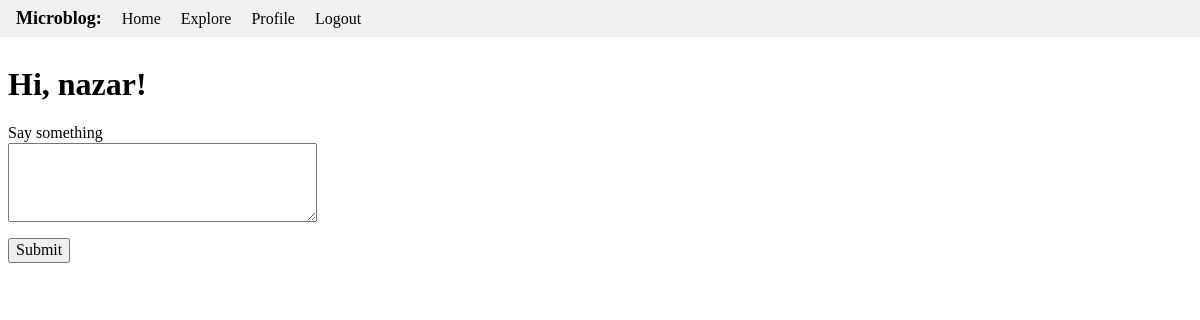
The app's page /index (signed in), older data.
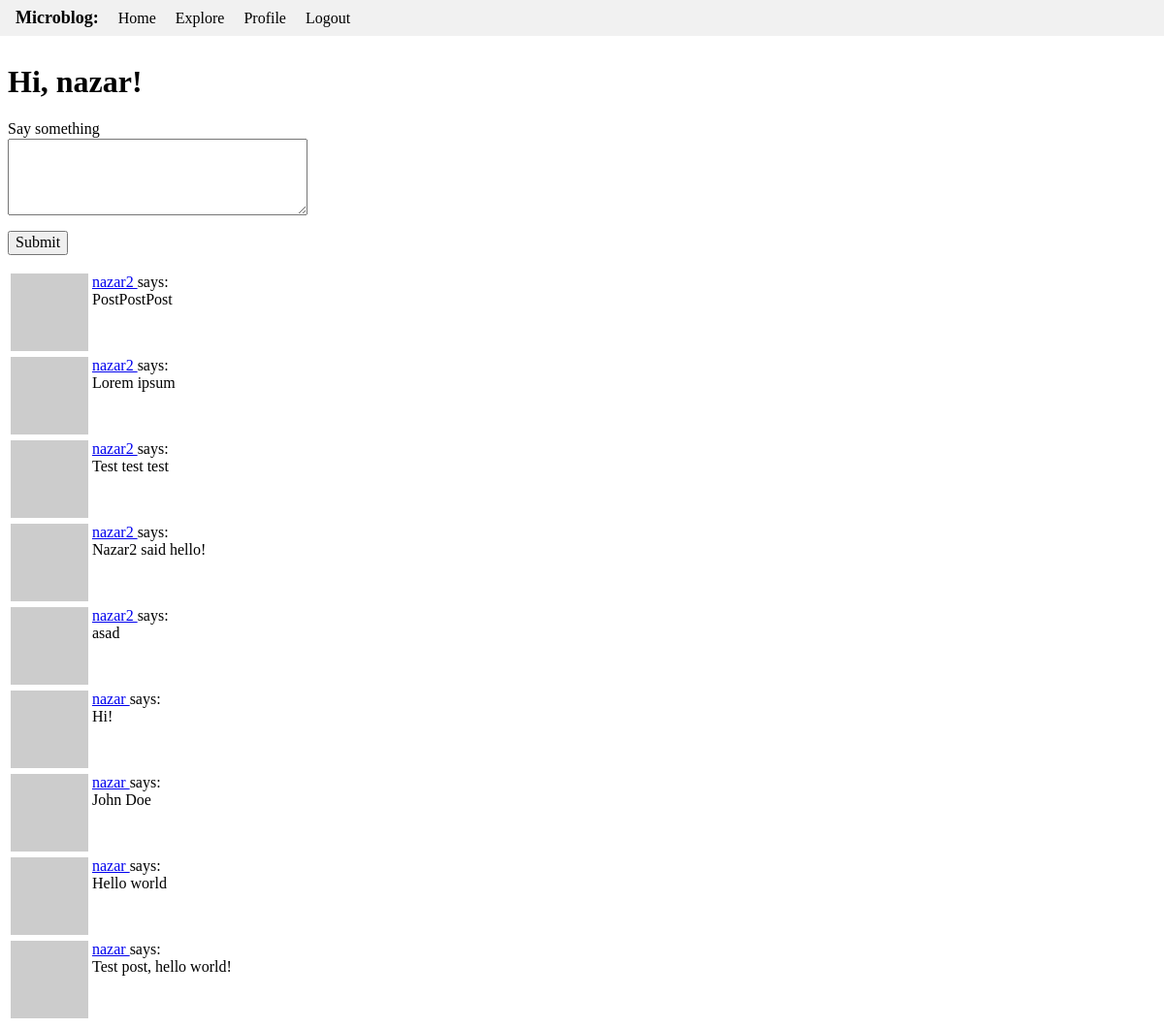
The same page, newer data.
### app/models.py (models this page shows, shortened)
class User(UserMixin, db.Model):
    id: so.Mapped[int] = so.mapped_column(primary_key=True)
    username: so.Mapped[str] = so.mapped_column(sa.String(64), index=True, unique=True)
    email: so.Mapped[str] = so.mapped_column(sa.String(120), index=True, unique=True)
    password_hash: so.Mapped[Optional[str]] = so.mapped_column(sa.String(256))
    posts: so.WriteOnlyMapped["Post"] = so.relationship(back_populates="author")
    about_me: so.Mapped[Optional[str]] = so.mapped_column(sa.String(140))
    last_seen: so.Mapped[Optional[datetime]] = so.mapped_column(
        default=lambda: datetime.now(timezone.utc)
    )
    following: so.WriteOnlyMapped["User"] = so.relationship(
        secondary=followers,
        primaryjoin=(followers.c.follower_id == id),
        secondaryjoin=(followers.c.followed_id == id),
        back_populates="followers",
    )
    followers: so.WriteOnlyMapped["User"] = so.relationship(
        secondary=followers,
        primaryjoin=(followers.c.followed_id == id),
        secondaryjoin=(followers.c.follower_id == id),
        back_populates="following",
    )
    def avatar(self, size):
        digest = md5(self.email.lower().encode("utf-8")).hexdigest()
        return f"https://www.gravatar.com/avatar/{digest}?d=identicon&s={size}"
    def following_posts(self):
        Author = so.aliased(User)
        Follower = so.aliased(User)
        return (
            sa.select(Post)
            .join(Post.author.of_type(Author))
            .join(Author.followers.of_type(Follower), isouter=True)
            .where(sa.or_(
                Follower.id == self.id,
                Author.id == self.id,
            ))
            .group_by(Post)
            .order_by(Post.timestamp.desc())
        )

class Post(db.Model):
    id: so.Mapped[int] = so.mapped_column(primary_key=True)
    body: so.Mapped[str] = so.mapped_column(sa.String(140))
    timestamp: so.Mapped[datetime] = so.mapped_column(
        index=True, default=lambda: datetime.now(timezone.utc)
    )
    user_id: so.Mapped[int] = so.mapped_column(sa.ForeignKey(User.id), index=True)
    author: so.Mapped[User] = so.relationship(back_populates="posts")

### app/routes.py (the view)
@app.route("/", methods=["GET", "POST"])
@app.route("/index", methods=["GET", "POST"])
@login_required
def index():
    form = PostForm()
    if form.validate_on_submit():
        post = Post(body=form.post.data, author=current_user)
        db.session.add(post)
        db.session.commit()
        flash("Your post is now live!")
        return redirect(url_for("index"))
    page = request.args.get("page", 1, type=int)
    posts = db.paginate(
        current_user.following_posts(),
        page=page,
        per_page=app.config["POSTS_PER_PAGE"],
        error_out=False,
    )
    next_url = url_for("index", page=posts.next_num) if posts.has_next else None
    prev_url = url_for("index", page=posts.prev_num) if posts.has_prev else None
    return render_template(
        "index.html",
        title="Home",
        form=form,
        posts=posts.items,
        next_url=next_url,
        prev_url=prev_url,
    )

### app/forms.py
class PostForm(FlaskForm):
    post = TextAreaField('Say something', validators=[
        DataRequired(), Length(min=1, max=140)])
    submit = SubmitField('Submit')

### app/models.py (called while the page is built)
@login.user_loader
def load_user(id):
    return db.session.get(User, int(id))

### app/routes.py (called while the page is built)
@app.before_request
def before_request():
    if current_user.is_authenticated:
        current_user.last_seen = datetime.now(timezone.utc)
        db.session.commit()

### app/templates/index.html (shortened to what this page needs)
{% extends "base.html" %} {% block content %}
<div class="root">
  <h1>Hi, {{ current_user.username }}!</h1>
  {% if form %}
  <form action="" method="post">
    <p>
      {{ form.post.label }}<br />
      {{ form.post(cols=32, rows=4) }}<br />
    </p>
    <p>{{ form.submit() }}</p>
  </form>
  {% endif %} {% for post in posts %} {% include '_post.html' %} {% endfor %}
</div>
{% endblock %}

### app/templates/base.html (shortened to what this page needs)
<html>
  <head>
    <link
      rel="stylesheet"
      href="https://cdnjs.cloudflare.com/ajax/libs/normalize/8.0.1/normalize.min.css"
    />
    <link
      rel="stylesheet"
      href="{{ url_for('static', filename='css/base.css') }}"
    />
  </head>
  <body>
    <header class="page-header">
      <span class="header-title">Microblog:</span>
      <a class="header-link" href="{{ url_for('index') }}">Home</a>
      <a class="header-link" href="{{ url_for('explore') }}">Explore</a>
      {% if current_user.is_anonymous %}
      <a class="header-link" href="{{ url_for('login') }}">Login</a>
      {% else %}
      <a
        class="header-link"
        href="{{ url_for('user', username=current_user.username) }}"
        >Profile</a
      >
      <a class="header-link" href="{{ url_for('logout') }}">Logout</a>
      {% endif %}
    </header>
    <div >
       {% block content %}{% endblock %}
    </div>
  </body>
</html>

### app/templates/_post.html
<table>
    <tr valign="top">
        <td><img src="{{ post.author.avatar(36) }}"></td>
        <td>
            <a href="{{ url_for('user', username=post.author.username) }}">
                {{ post.author.username }}
            </a>
            says:<br>{{ post.body }}
        </td>
    </tr>
</table>

### app/static/css/base.css (style rules this page uses)
.page-header { background-color: #f1f1f1; padding: 8px 16px; }
.header-title { font-weight: bold; font-size: large; }
.header-link { color: #000; text-decoration: none; margin-left: 16px; }
.root { padding: 8px; }

Row changes from the older to the newer data that the page shows:
added Post: author.username "nazar2", body "PostPostPost"
added Post: author.username "nazar2", body "Lorem ipsum"
added Post: author.username "nazar2", body "Test test test"
added Post: author.username "nazar2", body "Nazar2 said hello!"
added Post: author.username "nazar2", body "asad"
added Post: author.username "nazar", body "Hi!"
added Post: author.username "nazar", body "John Doe"
added Post: author.username "nazar", body "Hello world"
added Post: author.username "nazar", body "Test post, hello world!"
